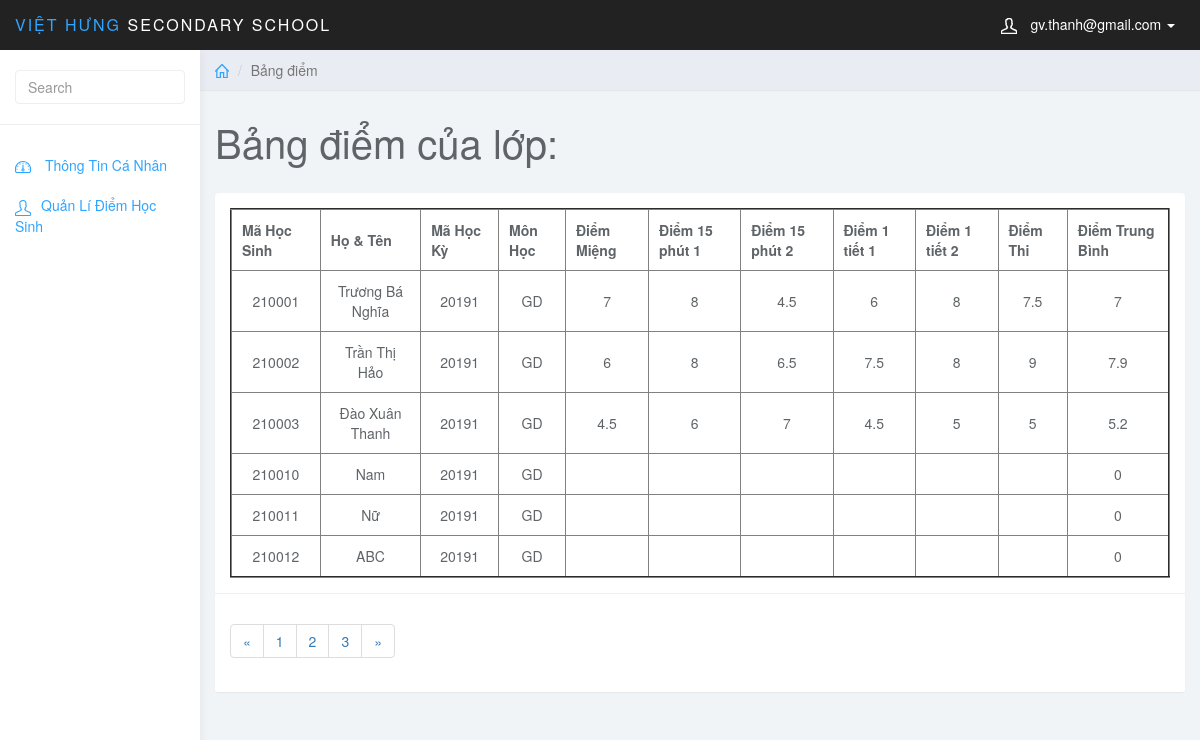
Before: /admin/index.php?page_gv=list_points&MaHocKy=20191&MaMonHoc=GD&MaLopHoc=1 (signed in) with the older database file.
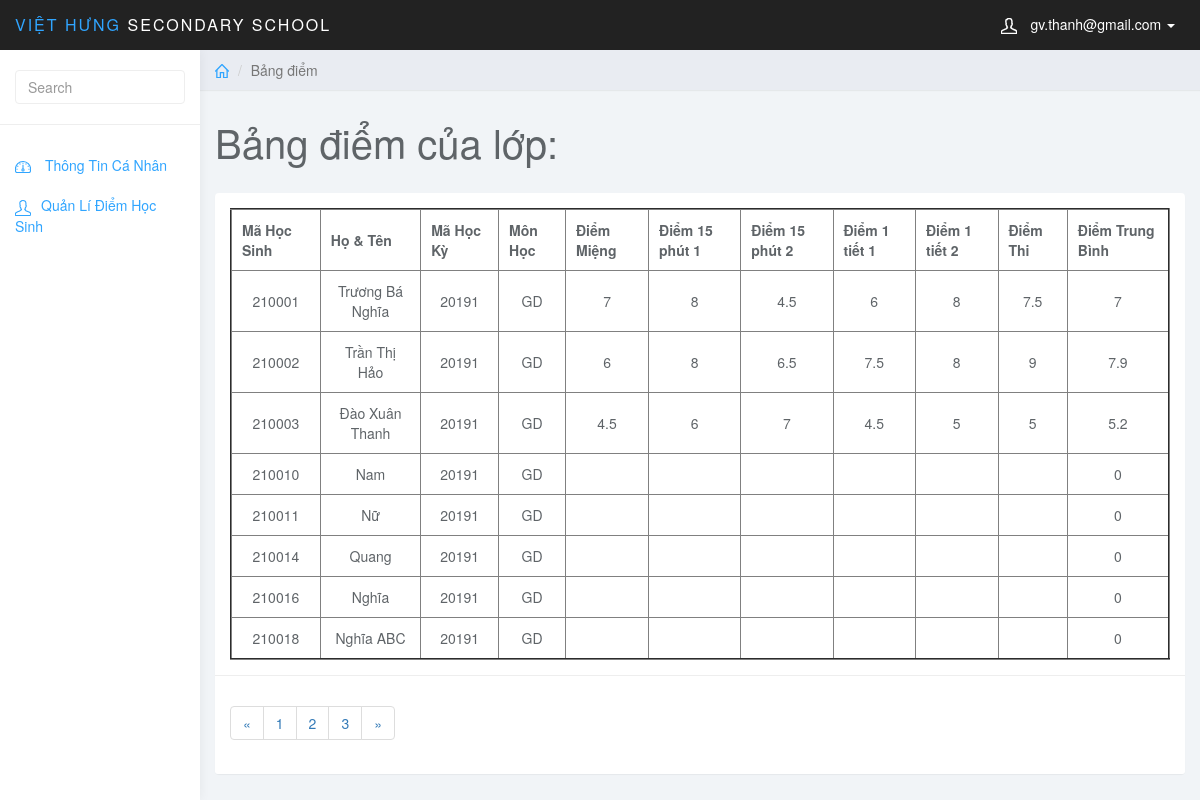
After: the same page with the newer database file.
### tables this page shows
CREATE TABLE `diem` (
  `MaDiem` int(6) NOT NULL AUTO_INCREMENT,
  `MaHocKy` varchar(5) NOT NULL,
  `MaMonHoc` varchar(5) NOT NULL,
  `MaHS` int(6) NOT NULL,
  `MaLopHoc` varchar(10) NOT NULL,
  `DiemMieng` varchar(5) NOT NULL,
  `Diem15Phut1` varchar(5) NOT NULL,
  `Diem15Phut2` varchar(5) NOT NULL,
  `Diem1Tiet1` varchar(5) NOT NULL,
  `Diem1Tiet2` varchar(5) NOT NULL,
  `DiemThi` varchar(5) NOT NULL,
  `DiemTB` float NOT NULL,
  PRIMARY KEY (`MaDiem`),
  KEY `fk_diem_mahk` (`MaHocKy`),
  KEY `fk_diem_monhoc` (`MaMonHoc`),
  KEY `fk_diem_hocsinh` (`MaHS`),
  KEY `MaLopHoc` (`MaLopHoc`),
  CONSTRAINT `diem_ibfk_1` FOREIGN KEY (`MaLopHoc`) REFERENCES `lophoc` (`MaLopHoc`),
  CONSTRAINT `fk_diem_hocsinh` FOREIGN KEY (`MaHS`) REFERENCES `hocsinh` (`MaHS`),
  CONSTRAINT `fk_diem_mahk` FOREIGN KEY (`MaHocKy`) REFERENCES `hocky` (`MaHocKy`),
  CONSTRAINT `fk_diem_monhoc` FOREIGN KEY (`MaMonHoc`) REFERENCES `monhoc` (`MaMonHoc`)
);

CREATE TABLE `hocsinh` (
  `MaHS` int(6) NOT NULL,
  `MaLopHoc` varchar(10) NOT NULL,
  `TenHS` varchar(50) NOT NULL,
  `GioiTinh` varchar(5) NOT NULL,
  `NgaySinh` date NOT NULL,
  `NoiSinh` varchar(50) NOT NULL,
  `DanToc` varchar(10) NOT NULL,
  `HoTenCha` varchar(50) NOT NULL,
  `HoTenMe` varchar(50) NOT NULL,
  PRIMARY KEY (`MaHS`),
  KEY `fk_hs_lh` (`MaLopHoc`),
  CONSTRAINT `fk_hs_lh` FOREIGN KEY (`MaLopHoc`) REFERENCES `lophoc` (`MaLopHoc`)
);

### teacher/list_points.php (the view, shortened to what this page needs)
<?php
    $MaHocKy = $_GET['MaHocKy'];
    $MaMonHoc = $_GET['MaMonHoc'];
    $MaLopHoc = $_GET['MaLopHoc'];
    $sql = "SELECT * FROM diem JOIN hocsinh ON diem.MaHS = hocsinh.MaHS WHERE diem.MaHocKy = '$MaHocKy' AND diem.MaMonHoc = '$MaMonHoc' AND diem.MaLopHoc = '$MaLopHoc'";
    $query = mysqli_query($conn,$sql);
?>
<div class="col-sm-9 col-sm-offset-3 col-lg-10 col-lg-offset-2 main">
		<div class="row">
			<ol class="breadcrumb">
				<li><a href="index.php"><svg class="glyph stroked home"><use xlink:href="#stroked-home"></use></svg></a></li>
				<li class="active">Bảng điểm</li>
			</ol>
		</div>
		<div class="row">
			<div class="col-lg-12">
				<h1 class="page-header">Bảng điểm của lớp: </h1>
			</div>
		</div>
		<div class="row">
			<div class="col-lg-12">
				<div class="panel panel-default">
					<div class="panel-body">
                        <table border="2px" width="100%" style="text-align: center;">
						    <thead>
						    <tr>
						        <th data-field="id" data-sortable="true">Mã Học Sinh</th>
                                <th data-field="name"  data-sortable="true">Họ & Tên</th>
                                <th data-sortable="true">Mã Học Kỳ</th>
                                <th data-sortable="true">Môn Học</th>
                                <th data-sortable="true">Điểm Miệng</th>
                                <th data-sortable="true">Điểm 15 phút 1</th>
                                <th data-sortable="true">Điểm 15 phút 2</th>
                                <th data-sortable="true">Điểm 1 tiết 1</th>
                                <th data-sortable="true">Điểm 1 tiết 2</th>
                                <th data-sortable="true">Điểm Thi</th>
                                <th data-sortable="true">Điểm Trung Bình</th>
						    </tr>
                            </thead>
                            <tbody>
                               <?php
                                    while($row_view = mysqli_fetch_assoc($query)){
                               ?>
                                    <tr>
                                    <form  method="post">
                                    <td><?php echo $row_view['MaHS']; ?></td>
                                    <td><?php echo $row_view['TenHS']; ?></td>
                                    <td><?php echo $row_view['MaHocKy']; ?></td>
                                    <td><?php echo $row_view['MaMonHoc']; ?></td>
                                    <td ><?php echo $row_view['DiemMieng']; ?></td>
                                    <td ><?php echo $row_view['Diem15Phut1']; ?></td>
                                    <td ><?php echo $row_view['Diem15Phut2']; ?></td>
                                    <td><?php echo $row_view['Diem1Tiet1']; ?></td>
                                    <td><?php echo $row_view['Diem1Tiet2']; ?></td>
                                    <td><?php echo $row_view['DiemThi']; ?></td>
                                    <td><?php echo $row_view['DiemTB']; ?></td>
                                    </form>
                                </tr>
                                    <?php }?>
                            </tbody>
						</table>
                    </div>
                    <div class="panel-footer">
                        <nav aria-label="Page navigation example">
                            <ul class="pagination">
                                <li class="page-item"><a class="page-link" href="#">&laquo;</a></li>
                                <li class="page-item"><a class="page-link" href="#">1</a></li>
                                <li class="page-item"><a class="page-link" href="#">2</a></li>
                                <li class="page-item"><a class="page-link" href="#">3</a></li>
                                <li class="page-item"><a class="page-link" href="#">&raquo;</a></li>
                            </ul>
                        </nav>
                    </div>
				</div>
			</div>
		</div>
	</div>

Changed rows visible on the page:
removed diem: MaHS.MaHS "210012", MaHS.TenHS "ABC", MaHocKy "20191", MaMonHoc "GD", DiemTB "0"
added diem: MaHS.MaHS "210014", MaHS.TenHS "Quang", MaHocKy "20191", MaMonHoc "GD", DiemTB "0"
added diem: MaHS.MaHS "210016", MaHS.TenHS "Nghĩa", MaHocKy "20191", MaMonHoc "GD", DiemTB "0"
added diem: MaHS.MaHS "210018", MaHS.TenHS "Nghĩa ABC", MaHocKy "20191", MaMonHoc "GD", DiemTB "0"
